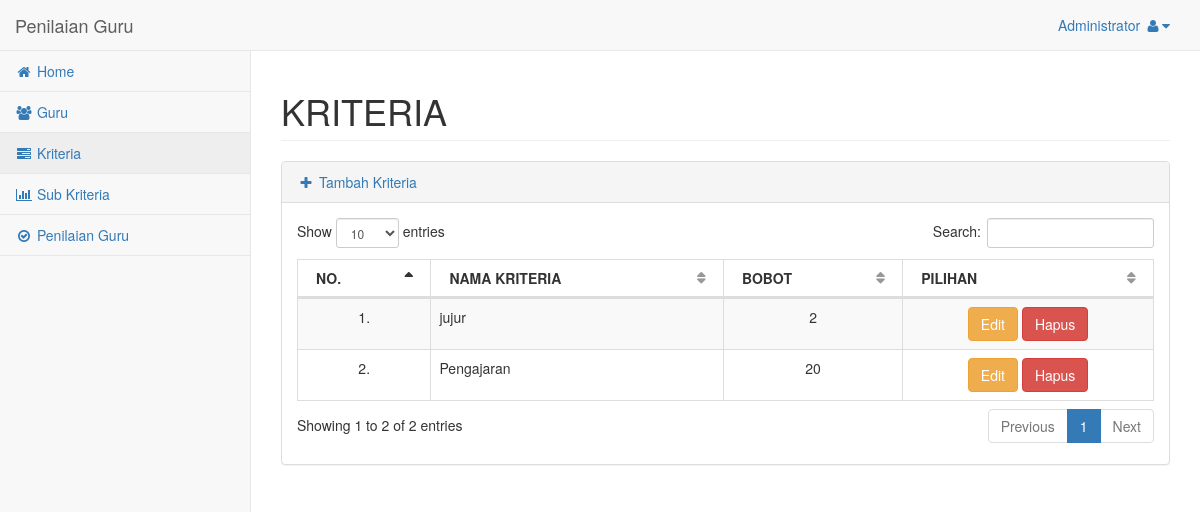
Page /admin/kriteria.php (signed in) on the earlier database version.
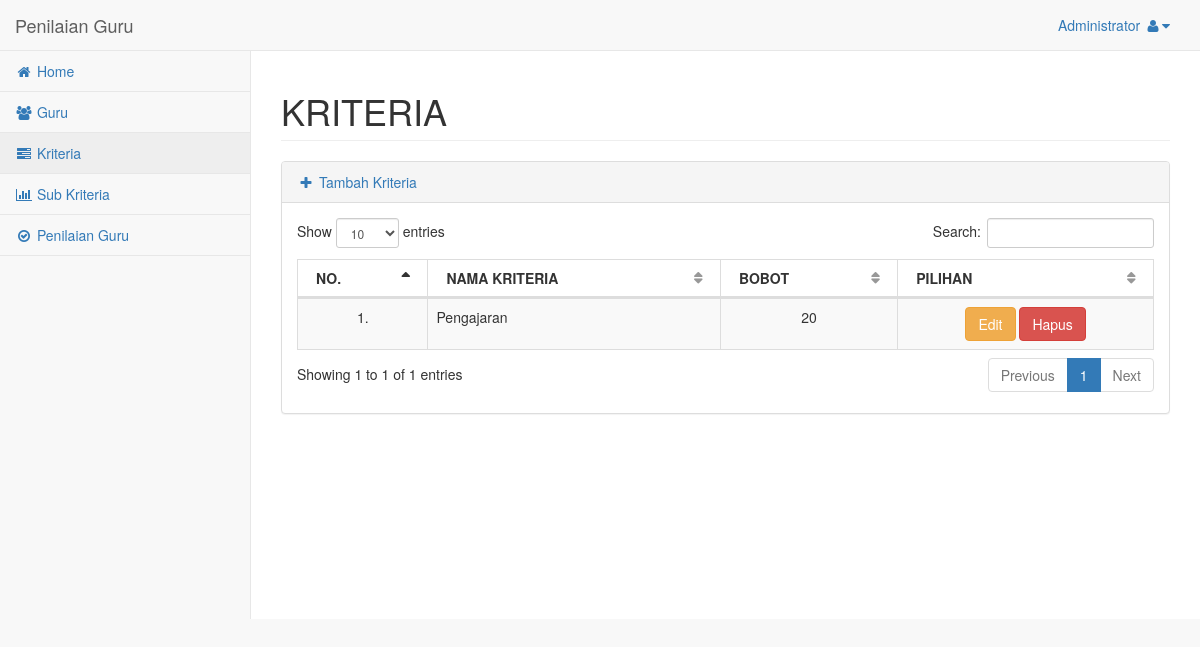
Same page on the later database version.
### tables this page shows
CREATE TABLE `kriteria` (
  `kd_kriteria` varchar(20) NOT NULL,
  `nm_kriteria` varchar(255) NOT NULL,
  `bobot` int(11) NOT NULL
);

### admin/kriteria.php (the view, shortened to what this page needs)
<!DOCTYPE html>
<html lang="en">
  <head>
    <?php
      include 'header.php';
    ?>
  </head>
  <body>
    <div id="wrapper">
      <?php
        include 'navbar.php';
      ?>
      <div id="page-wrapper">
        <div class="row">
          <div class="col-lg-12">
            <h1 class="page-header">KRITERIA</h1>
          </div>
        </div>
        <div class="row">
          <div class="col-lg-12">
            <div class="panel panel-default">
              <div class="panel-heading">
                <a href="kriteria_add.php"><i class="fa fa-plus fa-fw"></i> Tambah Kriteria</a>
              </div>
              <div class="panel-body">
                <table width="100%" class="table table-striped table-bordered table-hover" id="dataTables-example">
                  <thead>
                    <tr>
                      <th>NO.</th>
                      <th>NAMA KRITERIA</th>
                      <th>BOBOT</th>
                      <th>PILIHAN</th>
                    </tr>
                  </thead>
                  <tbody>
                    <?php
                      include 'koneksi.php';
                      $no = 1;
                      $data = mysqli_query($koneksi,'SELECT * FROM kriteria');
                      while ($tampil=mysqli_fetch_array($data)){
                    ?>
                    <tr class="odd gradeX">
                      <td align="center"><?php echo $no++; ?>.</td>
                      <td><?php echo $tampil['nm_kriteria']; ?></td>
                      <td align="center"><?php echo $tampil['bobot']; ?></td>
                      <td align="center">
                        <a href="kriteria_edit.php?id=<?php echo $tampil['kd_kriteria']; ?>" class="btn btn-warning">Edit</a>
                        <a onclick="if(confirm('Yakin Ingin Menghapus Data Ini ???')){ location.href='kriteria_hapus.php?id=<?php echo $tampil['kd_kriteria']; ?>' }" class="btn btn-danger">Hapus</a>
                      </td>
                    </tr>
                    <?php
                      }
                    ?>
                  </tbody>
                </table>
              </div>
            </div>
          </div>
        </div>
      </div>
    </div>
  </body>
</html>

### admin/navbar.php (shortened to what this page needs)
<nav class="navbar navbar-default navbar-static-top" role="navigation" style="margin-bottom: 0">
  <div class="navbar-header">
    <a class="navbar-brand" href="index.php">Penilaian Guru</a>
  </div>
  <ul class="nav navbar-top-links navbar-right">
    <li class="dropdown">
      <?php
        include 'koneksi.php';
        $username = $_SESSION['username'];
        $hasil = mysqli_query($koneksi,"SELECT * FROM admin WHERE username='$username'");
        while($tampil = mysqli_fetch_array($hasil)) {
      ?>
      <a class="dropdown-toggle" data-toggle="dropdown" href="#">
        <?php echo $tampil['nm_admin'];?> <i class="fa fa-user fa-fw"></i><i class="fa fa-caret-down"></i>
      </a>
      <?php
        }
      ?>
    </li>
  </ul>
  <div class="navbar-default sidebar" role="navigation">
    <div class="sidebar-nav navbar-collapse">
      <ul class="nav" id="side-menu">
        <li>
          <a href="index.php"><i class="fa fa-home fa-fw"></i> Home</a>
        </li>
        <li>
          <a href="guru.php"><i class="fa fa-users fa-fw"></i> Guru</a>
        </li>
        <li>
          <a href="kriteria.php"><i class="fa fa-tasks fa-fw"></i> Kriteria</a>
        </li>
        <li>
          <a href="subkriteria.php"><i class="fa fa-bar-chart-o  fa-fw"></i> Sub Kriteria</a>
        </li>
        <li>
          <a href="penilaian.php"><i class="fa fa-check-circle-o  fa-fw"></i> Penilaian Guru</a>
        </li>
      </ul>
    </div>
  </div>
</nav>

Differences in the rows shown:
removed kriteria: nm_kriteria "jujur", bobot "2"
Other differences:
text written by a page script: "Show entries Search: Showing 1 to 2 of 2 entries Previous 1 Next" → "Show entries Search: Showing 1 to 1 of 1 entries Previous 1 Next"
